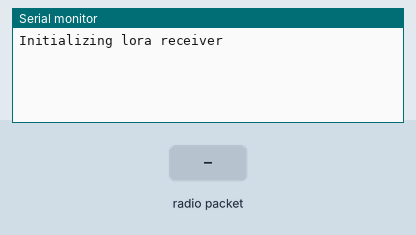
Recording of a sketch running on a simulated Arduino Uno, built with avr-gcc and run on an emulated ATmega328P. Shown: the last lines printed to the serial monitor. The test bench sets the inputs (shaded band).

Above: at 1.2 s.
1.3 s: radio packet "1" arrives
At 2.2 s:
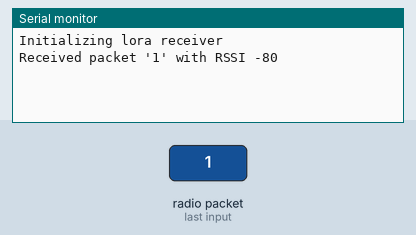
2.8 s: radio packet "0" arrives
At 3.4 s:
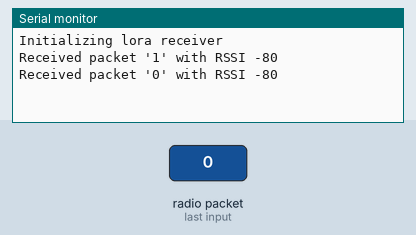
4.3 s: radio packet "2" arrives
At 5.7 s:
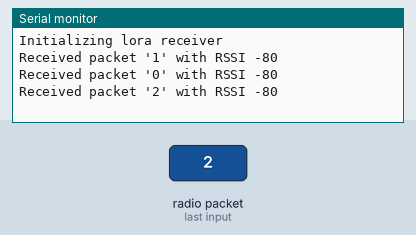

Measured:
- after the input at 1.3 s, the serial monitor: prints a new line at once (image 1)
- after the input at 2.8 s, the serial monitor: prints a new line at once (image 2)
- after the input at 4.3 s, the serial monitor: prints a new line at once (image 3)

The sketch:

UCA.ino
```cpp
#include <SPI.h>
#include <LoRa.h>

#define LORA_BAND 923E6
#define NSS 10
#define NRST 8
#define DIO 6

void setup() {
  // put your setup code here, to run once:
  Serial.begin(9600);
  while(!Serial);
  Serial.println("Initializing lora receiver");

}

void loop() {
  // put your main code here, to run repeatedly:
  ReceivePacket();
}

void SetupLora()
{
  SPI.begin();
  LoRa.setPins(NSS, NRST, DIO);
  int result = LoRa.begin(LORA_BAND);
  if (result != 1) {
    Serial.println("Fail initialization");
    while (1);
  }
  Serial.println("LoRa initialized");
  delay(500);
}
void ReceivePacket()
{
  int packetSize = LoRa.parsePacket();
  if (packetSize) {
    // received a packet
    Serial.print("Received packet '");
    // read packet
    while (LoRa.available()) {
      Serial.print((char)LoRa.read());
    }
    // print RSSI of packet
    Serial.print("' with RSSI ");
    Serial.println(LoRa.packetRssi());
  }
}
```
